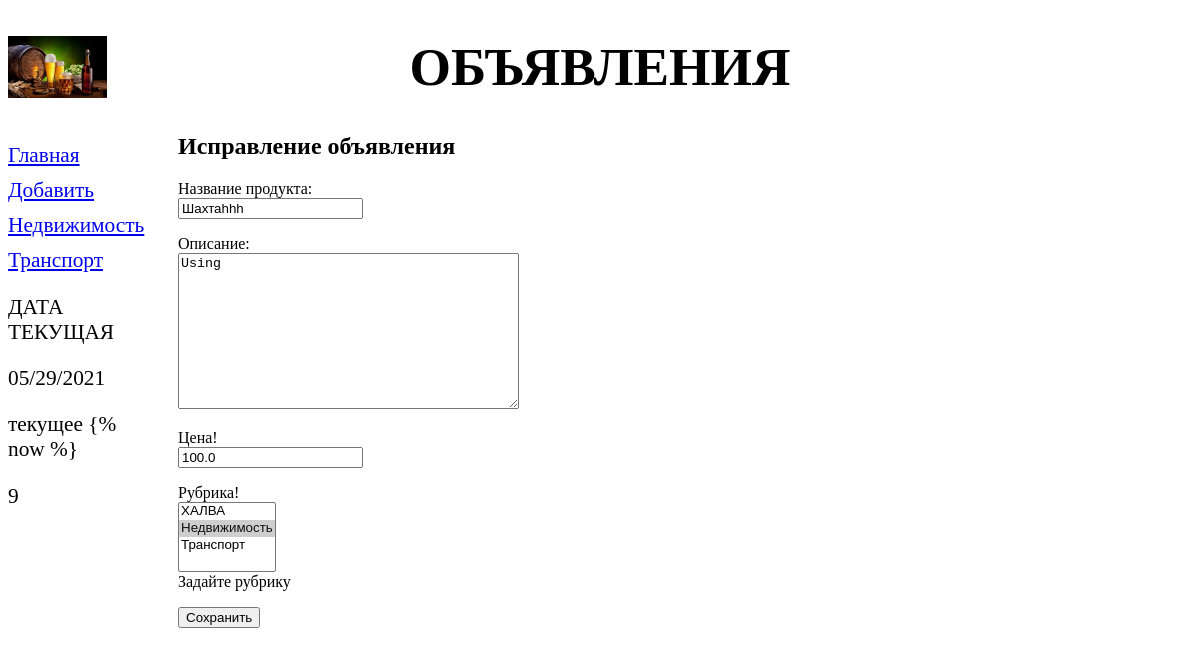
The app's page /bboard/edit/29/ (signed in) with its own data.
### bboard/models.py (models this page shows)
class Rubric(models.Model):
    name = models.CharField(max_length=20, db_index=True, verbose_name='Название')
    def __str__(self):
        return self.name
    class Meta:
        verbose_name_plural='Рубрики'
        verbose_name='Рубрика'
        ordering=['name']

class Bb(models.Model):
    title = models.CharField(max_length=50, verbose_name='Товар', default='Какой-то товар')
    content = models.TextField(null=True, blank=True, verbose_name='Описание')
    price = models.FloatField(null=True, blank=True, verbose_name='Цена', help_text='руб.')
    published = models.DateTimeField(auto_now_add=True, db_index=True, verbose_name='Опубликовано', help_text='Дата и время публикации товара')
    rubric=models.ForeignKey('Rubric', null=True, on_delete=models.PROTECT, verbose_name='Рубрика')
    class Meta:
        verbose_name_plural='Объявления'
        verbose_name='Объявление'
        ordering=['-published']

### bboard/views.py (the view)
# urls.py: path('edit/<int:pk>/', BbEditView.as_view(), name='edit'),
class BbEditView(LoginRequiredMixin,UpdateView):
    model = Bb
    form_class = BbForm
    success_url = reverse_lazy('bboard:index')
    def get_context_data(self,*args,**kwargs):
        context=super().get_context_data(*args,**kwargs)
        context['rubrics']=Rubric.objects.all()
        return context

### bboard/forms.py
class BbForm(ModelForm):
    price = forms.DecimalField(label='Цена!',decimal_places=2)
    rubric=forms.ModelChoiceField(queryset=Rubric.objects.all(),
                                  label='Рубрика!', help_text='Задайте рубрику',
                                  widget=forms.widgets.Select(attrs={'size':4}),empty_label='ХАЛВА')
    title=forms.CharField(label='Название продукта', label_suffix=':', initial='вводи здесь')
    class Meta:
        model=Bb
        fields=('title','content', 'price', 'rubric')
        labels = {'title': 'Название товара'}

### bboard/templates/bboard/bb_form.html (shortened to what this page needs)
{% extends "layout/basic.html" %}
{% block content %}
<h2>Исправление объявления</h2>
<form method="post">
{% for field in form.visible_fields %}
<p>{{ field.label_tag }}<br>{{ field }}<br>
{{ field.help_text }}
</p>
{% endfor %}
    <input type="submit" value="Сохранить">
</form>
{% endblock %}

### bboard/templates/layout/basic.html (shortened to what this page needs)
{% load static %}
<!DOCTYPE html>
<html lang="en">
<head>
<link rel="stylesheet" type="text/css" href="{% static 'bboard/style.css' %}">
</head>
<body>
<header><h1>Объявления</h1></header>
<nav>
    <a href="{% url 'bboard:index' %}">Главная</a>
    <a href="{% url 'bboard:add' %}">Добавить</a>
    {% for rubric in rubrics %}
        <a href="{% url 'bboard:by_rubric' rubric.pk %}">{{ rubric.name }}</a>
    {% endfor %}
    <p></p>
    <p>{% now 'SHORT_DATE_FORMAT' %}</p>
    <p>{% verbatim %}
    <p>текущее {% now %}</p>
    {% endverbatim %}</p>
    <p>{{ 5698|get_digit:2 }}</p>
</nav>
<section>
    {% block content %}{% endblock %}
</section>
</body>
</html>

### bboard/static/bboard/style.css (style rules this page uses)
header h1 { font-size: 40pt; text-transform: uppercase; text-align: center; background: url("bg.jpg") left / auto 100% no-repeat; }
nav { font-size: 16pt; width: 150px; float: left; }
nav a { display: block; margin: 10px 0px; }
section { margin-left: 170px; }

### records on screen
Rubric: name "Недвижимость"
Rubric: name "Транспорт"
Bb: visible_fields "Шахтаhhh" "Using" "100.0" "ХАЛВА / Недвижимость ☑ / Транспорт"

### other values on screen
{{ 5698|get_digit:2 }} "9"
{{ field.label_tag }} "Название продукта:" "Описание:" "Цена!" "Рубрика!"
{{ field.help_text }} "Задайте рубрику"
